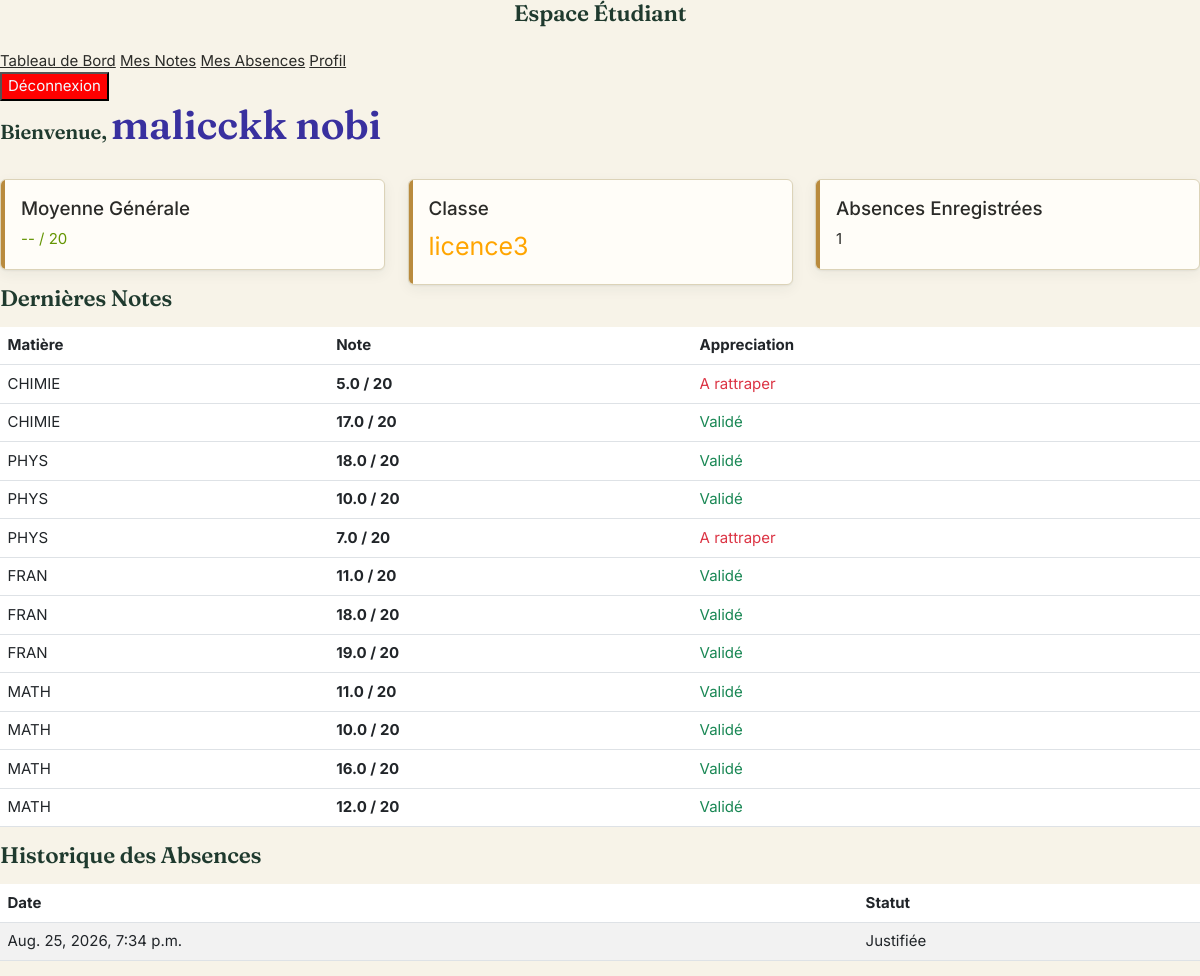
The app's page /espace_etd/ (signed in), older data.
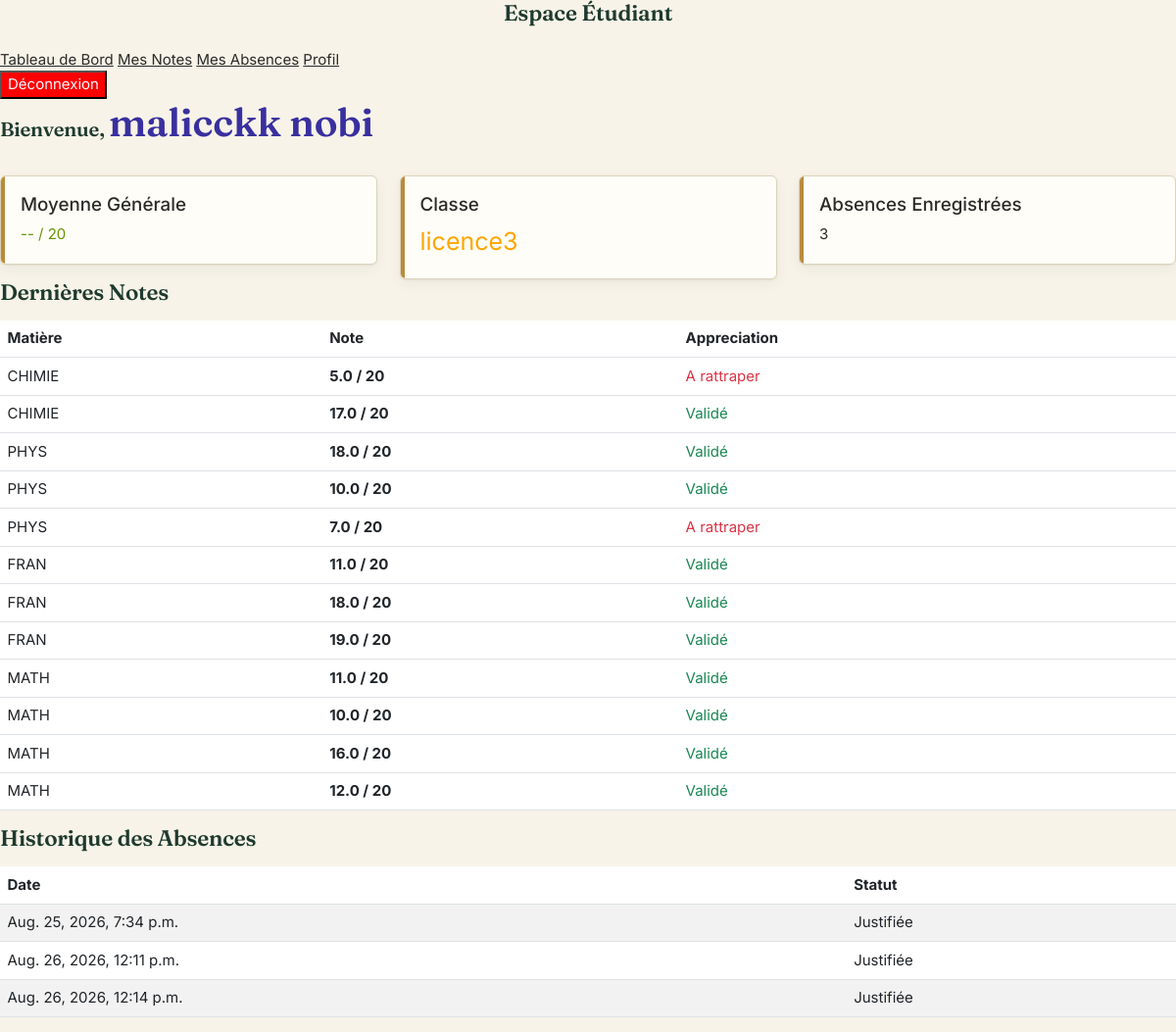
The same page, newer data.
### pages/models.py (models this page shows, shortened)
class Grades (models.Model):
     id_students= models.ForeignKey(Students,on_delete=models.CASCADE,related_name='grades',   null=True,
    blank=True)
     id_subjects= models.ForeignKey(Subjects,on_delete=models.CASCADE,related_name='grades',   null=True,
    blank=True)
     note=models.FloatField(default=0.0)

class Subjects(models.Model):
    nom=models.CharField(max_length=100)
    id_teachers=models.ForeignKey(Teachers,on_delete=models.SET_NULL,related_name='subjects',   null=True,
    blank=True)

class Absences (models.Model):
     id_students= models.ForeignKey(Students,on_delete=models.SET_NULL,related_name='absences',   null=True,
    blank=True)
     date=models.DateTimeField(auto_now_add=True)
     status=models.CharField(max_length=10)

### pages/views.py (the view)
# urls.py: path('espace_etd/',views.espace_etd,name="espace_etd"),
@login_required  # Force l'utilisateur à se connecter avant de voir la page
def espace_etd(request):
    utilisateur_connect= request.user
    try:
        donnees = Students.objects.select_related('user', 'classe').get(user=request.user)
        abss= Absences.objects.filter(id_students=donnees)
        grd=Grades.objects.filter(id_students=donnees)
    except Students.DoesNotExist:
        donnees = None  # Évite un crash si un admin connecté n'est pas un étudiant
        abss=[]
        grd=[]
    utilisateur_connect= request.user
    return render(request, 'espace_etd.html', {"donnees": donnees,"abss":abss,"grd":grd})

### templates/espace_etd.html (shortened to what the changed rows need)
{% load static %}
<!DOCTYPE html>
<html lang="fr">
<head>
    <link href="https://cdn.jsdelivr.net/npm/bootstrap@5.3.0/dist/css/bootstrap.min.css" rel="stylesheet">
    <link rel="stylesheet" href="{% static 'css/style.css' %}">
</head>
<body>
    <div class="main-content">
        <header class="d-flex justify-content-between align-items-center mb-4">
            <h2>Bienvenue, <span style="font-size: 40px; color: rgb(57, 48, 159);">{{ donnees.nom }} {{ donnees.prenom }}</span></h2>
        </header>
        <div class="row">
            <div class="col-md-4">
                <div class="stat-card danger">
                    <h5>Absences Enregistrées</h5>
                    <div class="stat-number">{{ abss|length }}</div>
                </div>
            </div>
        </div>
        <div class="custom-table-container">
            <table class="table table-hover align-middle">
                <thead>
                    <tr>
                        <th>Matière</th>
                        <th>Note</th>
                        <th>Appreciation</th>
                    </tr>
                </thead>
                <tbody>
                    {% for grade in grd %}
                    <tr>
                        <td>{{ grade.id_subjects.nom }}</td>
                        <td><strong>{{ grade.note }} / 20</strong></td>
                        <td>
                            {% if grade.note >= 10 %}
                                <span class="text-success">Validé</span>
                            {% else %}
                                <span class="text-danger">A rattraper</span>
                            {% endif %}
                        </td>
                    </tr>
                    {% empty %}
                    <tr>
                        <td colspan="3" class="text-center">Aucune note enregistrée pour le moment.</td>
                    </tr>
                    {% endfor %}
                </tbody>
            </table>
        </div>
        <div class="custom-table-container">
            <table class="table table-striped">
                <thead>
                    <tr>
                        <th>Date</th>
                        <th>Statut</th>
                    </tr>
                </thead>
                <tbody>
                    {% for absence in abss %}
                    <tr>
                        <td>{{ absence.date }}</td>
                        <td>
                            {% if absence.status == "justifiée" %}
                                <span class="badge-justified">Justifiée</span>
                            {% else %}
                                <span class="badge-unjustified">Non Justifiée</span>
                            {% endif %}
                        </td>
                    </tr>
                    {% empty %}
                    <tr>
                        <td colspan="2" class="text-center">Aucune absence enregistrée.</td>
                    </tr>
                    {% endfor %}
                </tbody>
            </table>
        </div>
    </div>
</body>
</html>

Row changes from the older to the newer data that the page shows:
added Absences: date "Aug. 26, 2026, 12:11 p.m.", status "Justifiée"
added Absences: date "Aug. 26, 2026, 12:14 p.m.", status "Justifiée"
Text that changed along with them:
{{ abss|length }}: "1" → "3"
